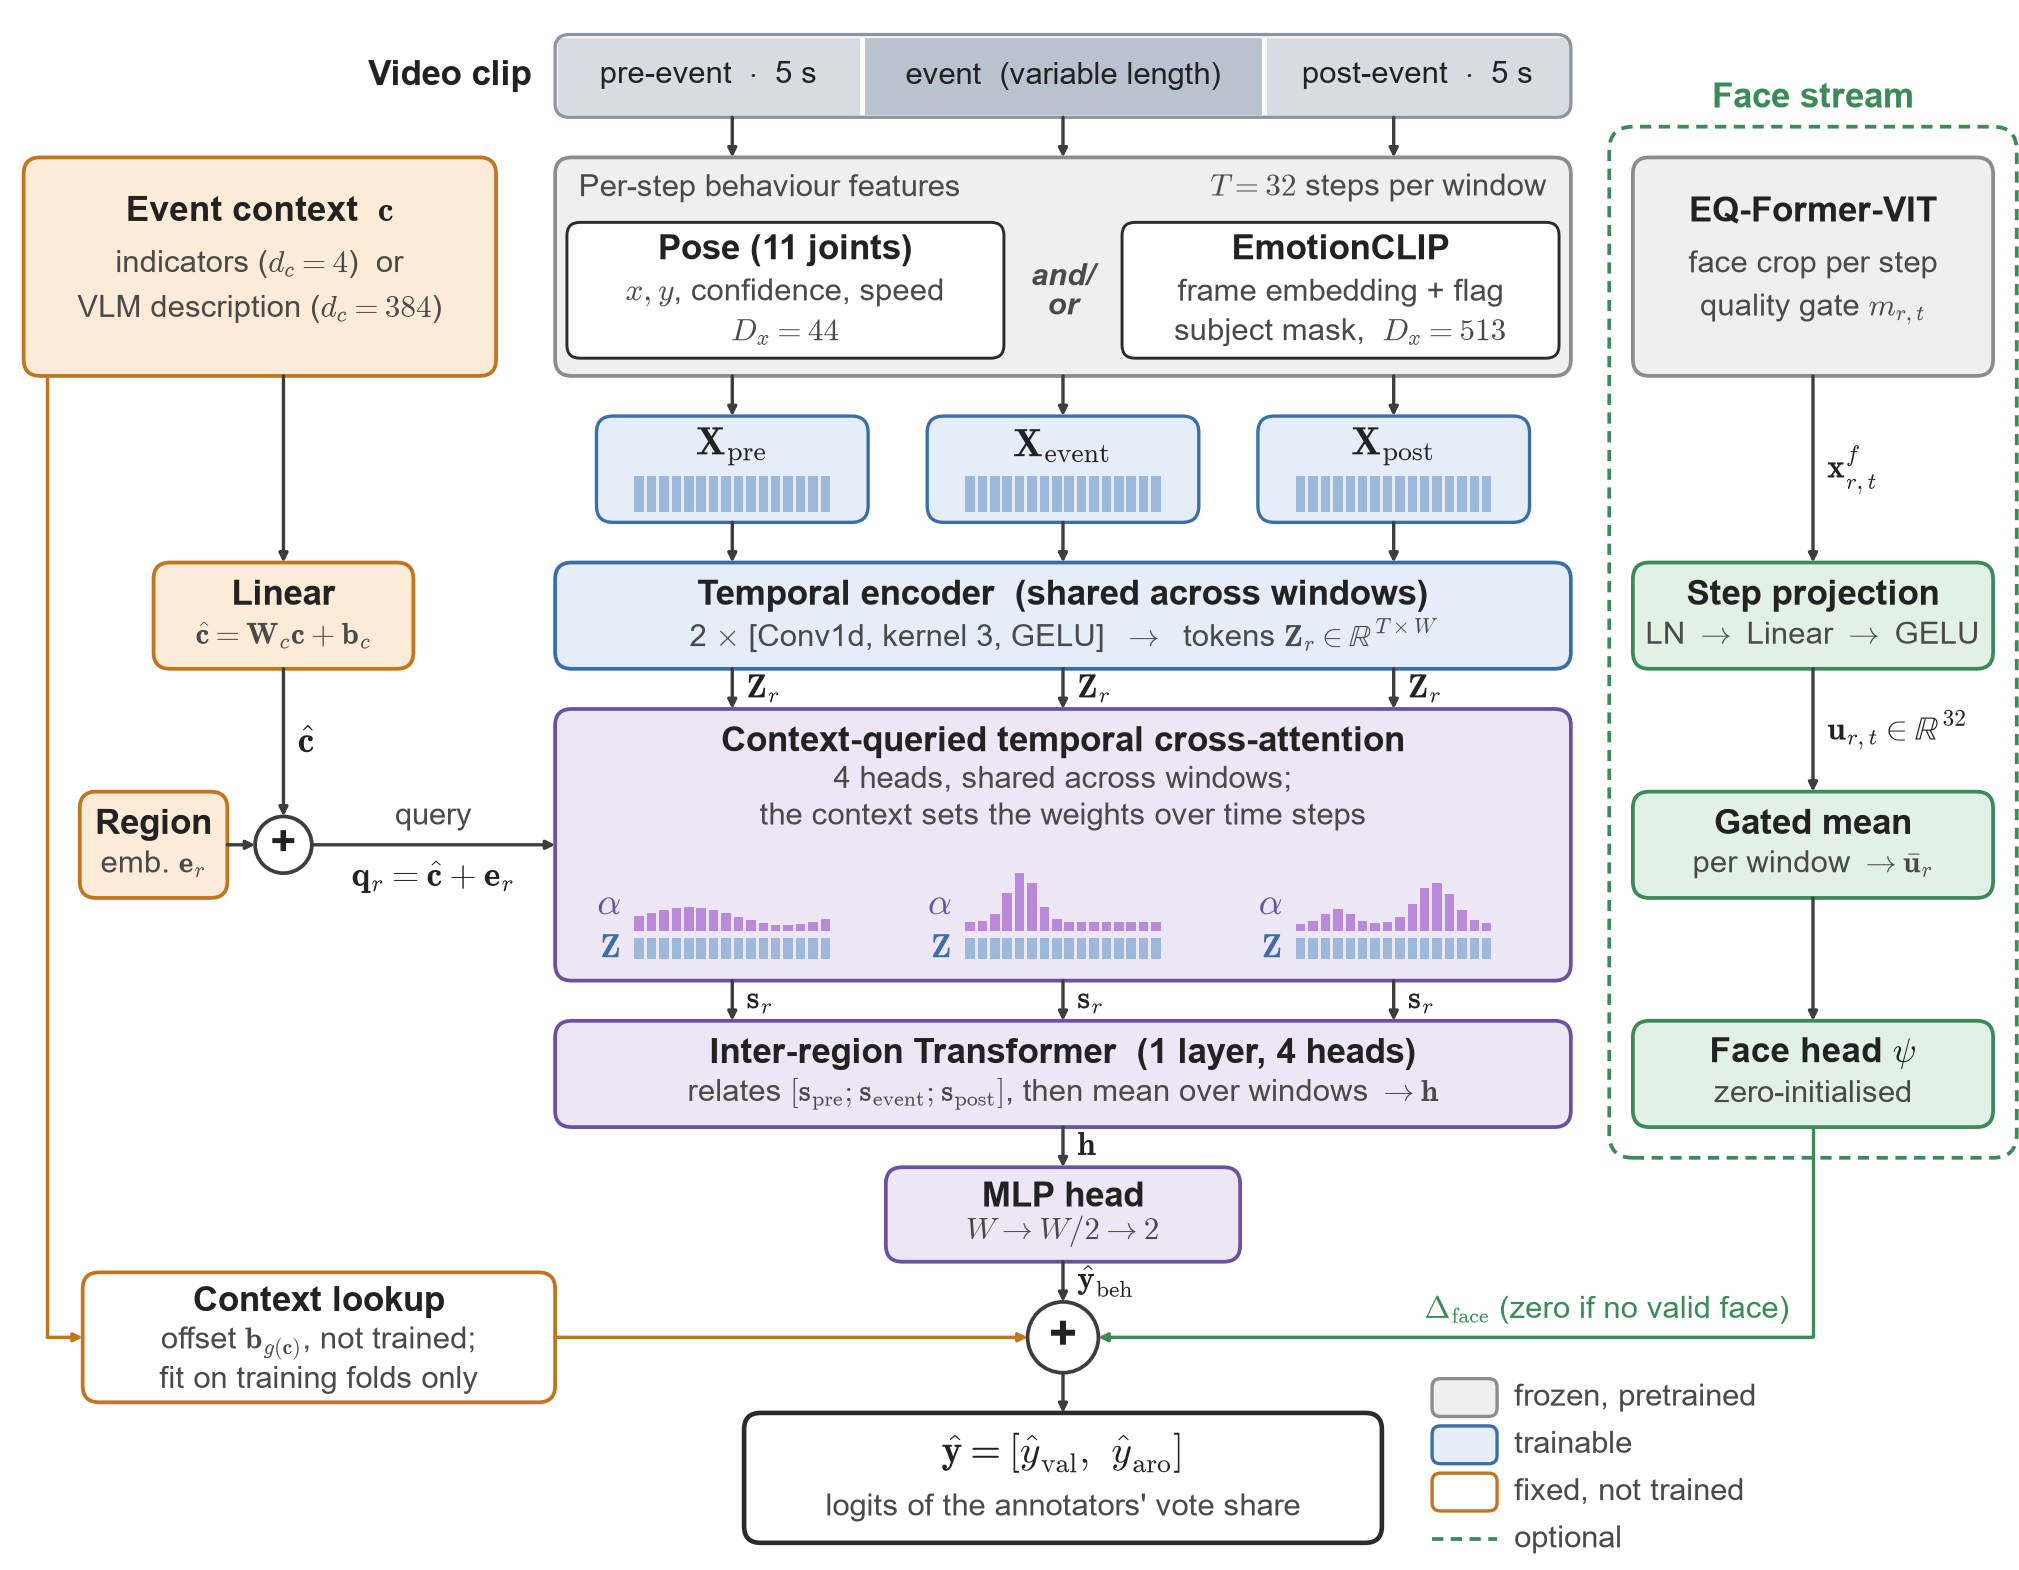

This figure's Python source:
"""ContextPose architecture diagram for the methodology section.

Run from the repository root (matplotlib is not a project dependency):

    uv run --no-project --with matplotlib python reports/figures/contextpose_architecture.py

Writes contextpose_architecture.{pdf,svg,png} next to this script.
"""

import logging
import math
from pathlib import Path

import matplotlib

matplotlib.use("Agg")
import matplotlib.pyplot as plt
from matplotlib.patches import Circle, FancyArrowPatch, FancyBboxPatch, Rectangle

OUT = Path(__file__).with_suffix("")
# Arial's font header has near-zero timestamps, which fontTools reports
# while subsetting the font into the PDF. The output is unaffected.
logging.getLogger("fontTools").setLevel(logging.ERROR)

plt.rcParams.update(
    {
        "font.family": "Arial",
        "mathtext.fontset": "cm",
        "pdf.fonttype": 42,
        "svg.fonttype": "path",
    }
)

# Palette: one hue per stream, a neutral grey for frozen extractors.
INK = "#222222"
MUTED = "#4a4a4a"
ARROW = "#3d3d3d"
STYLE = {
    "beh": ("#E4EDF8", "#3A6EA8"),
    "ctx": ("#FCEBD6", "#C2741F"),
    "face": ("#E2F1E6", "#3B8A57"),
    "fuse": ("#EDE7F5", "#6A52A0"),
    "frozen": ("#EFEFEF", "#8C8C8C"),
    "out": ("#FFFFFF", "#2B2B2B"),
    "fixed": ("#FFFFFF", "#C2741F"),
}

W_MM, H_MM = 171.0, 133.0
fig = plt.figure(figsize=(W_MM / 25.4, H_MM / 25.4))
ax = fig.add_axes([0, 0, 1, 1])
ax.set_xlim(0, W_MM)
ax.set_ylim(0, H_MM)
ax.set_aspect("equal")
ax.axis("off")

FS = 8.5  # titles, pt
FS_S = 7.5  # secondary text, pt
FS_M = 8.0  # math labels beside arrows, pt


def box(cx, cy, w, h, kind, ls="-", lw=0.9, r=1.4, z=2):
    fc, ec = STYLE[kind]
    patch = FancyBboxPatch(
        (cx - w / 2, cy - h / 2),
        w,
        h,
        boxstyle=f"round,pad=0,rounding_size={r}",
        fc=fc,
        ec=ec,
        lw=lw,
        ls=ls,
        zorder=z,
    )
    ax.add_patch(patch)
    return patch


def text(x, y, s, size=FS, color=INK, weight="normal", ha="center", va="center", **kw):
    ax.text(
        x, y, s, size=size, color=color, weight=weight, ha=ha, va=va, zorder=6, **kw
    )


def label(cx, cy, title, sub=None, gap=3.4, title_size=FS, sub_size=FS_S):
    """Bold title with an optional grey subtitle, centred on (cx, cy)."""
    if sub is None:
        text(cx, cy, title, size=title_size, weight="bold")
    else:
        text(cx, cy + gap / 2, title, size=title_size, weight="bold")
        text(cx, cy - gap / 2, sub, size=sub_size, color=MUTED)


def arrow(p, q, color=ARROW, lw=0.8, ls="-", z=4):
    ax.add_patch(
        FancyArrowPatch(
            p,
            q,
            arrowstyle="-|>,head_length=1.7,head_width=0.85",
            mutation_scale=1,
            color=color,
            lw=lw,
            ls=ls,
            shrinkA=0,
            shrinkB=0,
            zorder=z,
        )
    )


def path_arrow(points, color=ARROW, lw=0.8, ls="-"):
    """Polyline whose last segment ends in an arrow head."""
    xs, ys = zip(*points[:-1])
    ax.plot(xs, ys, color=color, lw=lw, ls=ls, solid_capstyle="butt", zorder=4)
    arrow(points[-2], points[-1], color=color, lw=lw, ls=ls)


# --------------------------------------------------------------------------
# Geometry: rows are stacked from the top with a short arrow gap between them
# --------------------------------------------------------------------------
COLS = (62.0, 90.0, 118.0)  # pre-event, event, post-event
REGIONS = ("pre", "event", "post")
SPAN_L, SPAN_R = 47.0, 133.0  # wide boxes over the three windows
SPAN_C, SPAN_W = (SPAN_L + SPAN_R) / 2, SPAN_R - SPAN_L
CTX_X, CTX_W = 22.0, 40.0
FACE_X, FW = 153.5, 30.5

GAP = 3.4  # vertical arrow length between consecutive rows
H_TIME, H_EXTRACT, H_X, H_ENC, ATT_H = 7.0, 18.5, 9.0, 9.0, 23.0
H_REG, H_HEAD, R_SUM, H_OUT = 9.0, 8.0, 3.0, 11.0

Y_TIME = H_MM - 3.0 - H_TIME / 2
Y_EXTRACT = Y_TIME - H_TIME / 2 - GAP - H_EXTRACT / 2
Y_X = Y_EXTRACT - H_EXTRACT / 2 - GAP - H_X / 2
Y_ENC = Y_X - H_X / 2 - GAP - H_ENC / 2
Y_ATT = Y_ENC - H_ENC / 2 - GAP - ATT_H / 2
Y_REG = Y_ATT - ATT_H / 2 - GAP - H_REG / 2
Y_HEAD = Y_REG - H_REG / 2 - GAP - H_HEAD / 2
Y_SUM = Y_HEAD - H_HEAD / 2 - GAP - R_SUM
Y_OUT = Y_SUM - R_SUM - GAP - H_OUT / 2


def between(top, bottom):
    """Midpoint of the gap between the bottom of one row and the top of the next."""
    return (top + bottom) / 2


# --------------------------------------------------------------------------
# Clip timeline
# --------------------------------------------------------------------------
seg_fc = ("#D7DCE3", "#B9C3D0", "#D7DCE3")
seg_txt = (
    r"pre-event  $\cdot$  5 s",
    "event  (variable length)",
    r"post-event  $\cdot$  5 s",
)
edges = (SPAN_L, 73.0, 107.0, SPAN_R)
for i in range(3):
    ax.add_patch(
        Rectangle(
            (edges[i], Y_TIME - H_TIME / 2),
            edges[i + 1] - edges[i],
            H_TIME,
            fc=seg_fc[i],
            ec="white",
            lw=1.2,
            zorder=2,
        )
    )
    text((edges[i] + edges[i + 1]) / 2, Y_TIME, seg_txt[i], size=FS_S)
ax.add_patch(
    FancyBboxPatch(
        (SPAN_L, Y_TIME - H_TIME / 2),
        SPAN_W,
        H_TIME,
        boxstyle="round,pad=0,rounding_size=1.2",
        fc="none",
        ec="#8C96A3",
        lw=0.8,
        zorder=3,
    )
)
text(SPAN_L - 2, Y_TIME, "Video clip", weight="bold", ha="right")

# --------------------------------------------------------------------------
# Frozen per-step feature extraction (pose and/or EmotionCLIP)
# --------------------------------------------------------------------------
EX_TOP = Y_EXTRACT + H_EXTRACT / 2
box(SPAN_C, Y_EXTRACT, SPAN_W, H_EXTRACT, "frozen")
text(
    SPAN_L + 2.0,
    EX_TOP - 2.6,
    "Per-step behaviour features",
    size=FS_S,
    color=MUTED,
    ha="left",
)
text(
    SPAN_R - 2.0,
    EX_TOP - 2.6,
    r"$T = 32$ steps per window",
    size=FS_S,
    color=MUTED,
    ha="right",
)
pill_w, pill_h = 37.0, 11.5
pill_y = Y_EXTRACT - H_EXTRACT / 2 + 1.5 + pill_h / 2
for cx, title, line1, line2 in (
    (SPAN_C - 23.5, "Pose (11 joints)", r"$x, y$, confidence, speed", r"$D_x = 44$"),
    (
        SPAN_C + 23.5,
        "EmotionCLIP",
        "frame embedding + flag",
        r"subject mask,  $D_x = 513$",
    ),
):
    box(cx, pill_y, pill_w, pill_h, "out", lw=0.7, r=1.1, z=3)
    text(cx, pill_y + 3.4, title, size=FS, weight="bold")
    text(cx, pill_y - 0.2, line1, size=FS_S, color=MUTED)
    text(cx, pill_y - 3.6, line2, size=FS_S, color=MUTED)
text(
    SPAN_C,
    pill_y,
    "and/\nor",
    size=FS_S,
    weight="bold",
    color=MUTED,
    style="italic",
    linespacing=1.1,
)

for cx in COLS:
    arrow((cx, Y_TIME - H_TIME / 2), (cx, EX_TOP))

# --------------------------------------------------------------------------
# Behaviour sequences X_r
# --------------------------------------------------------------------------
N_CELLS = 16
for cx, reg in zip(COLS, REGIONS):
    arrow((cx, Y_EXTRACT - H_EXTRACT / 2), (cx, Y_X + H_X / 2))
    box(cx, Y_X, 23, H_X, "beh", lw=0.8)
    cw, ch = 1.05, 3.0
    x0 = cx - N_CELLS * cw / 2
    for k in range(N_CELLS):
        ax.add_patch(
            Rectangle(
                (x0 + k * cw + 0.12, Y_X - 3.6),
                cw - 0.24,
                ch,
                fc="#9DB8DA",
                ec="none",
                zorder=3,
            )
        )
    text(cx, Y_X + 1.9, rf"$\mathbf{{X}}_{{\mathrm{{{reg}}}}}$", size=FS + 1)

# --------------------------------------------------------------------------
# Shared temporal encoder
# --------------------------------------------------------------------------
box(SPAN_C, Y_ENC, SPAN_W, H_ENC, "beh")
label(
    SPAN_C,
    Y_ENC,
    "Temporal encoder  (shared across windows)",
    r"2 $\times$ [Conv1d, kernel 3, GELU]  $\to$  tokens $\mathbf{Z}_r \in \mathbb{R}^{T \times W}$",
)
for cx in COLS:
    arrow((cx, Y_X - H_X / 2), (cx, Y_ENC + H_ENC / 2))

# --------------------------------------------------------------------------
# Context-queried cross-attention (with a sketch of the attention weights)
# --------------------------------------------------------------------------
ATT_TOP = Y_ATT + ATT_H / 2
box(SPAN_C, Y_ATT, SPAN_W, ATT_H, "fuse")
text(SPAN_C, ATT_TOP - 2.8, "Context-queried temporal cross-attention", weight="bold")
text(
    SPAN_C,
    ATT_TOP - 6.0,
    "4 heads, shared across windows;",
    size=FS_S,
    color=MUTED,
)
text(
    SPAN_C,
    ATT_TOP - 9.1,
    "the context sets the weights over time steps",
    size=FS_S,
    color=MUTED,
)

# Illustrative attention profiles: different events emphasise different steps.
profiles = (
    lambda t: 0.25 + 0.15 * math.sin(6.0 * t),
    lambda t: 0.15 + 0.85 * math.exp(-((t - 0.28) ** 2) / 0.012),
    lambda t: 0.12
    + 0.7 * math.exp(-((t - 0.72) ** 2) / 0.02)
    + 0.25 * math.exp(-((t - 0.2) ** 2) / 0.01),
)
for cx, prof in zip(COLS, profiles):
    cw = 1.05
    x0 = cx - N_CELLS * cw / 2
    base = Y_ATT - ATT_H / 2 + 1.8
    for k in range(N_CELLS):
        a = prof(k / (N_CELLS - 1))
        ax.add_patch(
            Rectangle(
                (x0 + k * cw + 0.12, base + 2.4),
                cw - 0.24,
                5.0 * a,
                fc="#B88AD9",
                ec="none",
                zorder=3,
            )
        )
        ax.add_patch(
            Rectangle(
                (x0 + k * cw + 0.12, base),
                cw - 0.24,
                1.8,
                fc="#9DB8DA",
                ec="none",
                zorder=3,
            )
        )
    text(x0 - 1.0, base + 4.6, r"$\alpha$", size=FS + 0.5, ha="right", color="#6A52A0")
    text(
        x0 - 1.0,
        base + 0.9,
        r"$\mathbf{Z}$",
        size=FS_M,
        ha="right",
        color="#3A6EA8",
    )

for cx in COLS:
    arrow((cx, Y_ENC - H_ENC / 2), (cx, ATT_TOP))
    text(
        cx + 1.2,
        between(Y_ENC - H_ENC / 2, ATT_TOP),
        r"$\mathbf{Z}_r$",
        size=FS_M,
        ha="left",
    )

# --------------------------------------------------------------------------
# Context stream (left)
# --------------------------------------------------------------------------
box(CTX_X, Y_EXTRACT, CTX_W, H_EXTRACT, "ctx")
text(CTX_X, Y_EXTRACT + 4.6, r"Event context  $\mathbf{c}$", weight="bold")
text(CTX_X, Y_EXTRACT + 0.2, r"indicators ($d_c = 4$)  or", size=FS_S, color=MUTED)
text(CTX_X, Y_EXTRACT - 3.6, r"VLM description ($d_c = 384$)", size=FS_S, color=MUTED)

LIN_X = 24.0
box(LIN_X, Y_ENC, 22, H_ENC, "ctx")
label(
    LIN_X,
    Y_ENC,
    "Linear",
    r"$\hat{\mathbf{c}} = \mathbf{W}_c\mathbf{c} + \mathbf{b}_c$",
)
arrow((LIN_X, Y_EXTRACT - H_EXTRACT / 2), (LIN_X, Y_ENC + H_ENC / 2))

# Query = projected context + region embedding.
R_PLUS = 2.4
PLUS_Q = (LIN_X, Y_ATT)
ax.add_patch(Circle(PLUS_Q, R_PLUS, fc="white", ec=ARROW, lw=0.9, zorder=5))
text(*PLUS_Q, "+", size=FS + 2, weight="bold")
arrow((LIN_X, Y_ENC - H_ENC / 2), (LIN_X, Y_ATT + R_PLUS))
text(
    LIN_X + 1.2,
    between(Y_ENC - H_ENC / 2, Y_ATT + R_PLUS),
    r"$\hat{\mathbf{c}}$",
    size=FS + 0.5,
    ha="left",
)

EMB_X, EMB_W = 13.0, 12.5
box(EMB_X, Y_ATT, EMB_W, 9.0, "ctx")
label(EMB_X, Y_ATT, "Region", r"emb. $\mathbf{e}_r$")
arrow((EMB_X + EMB_W / 2, Y_ATT), (LIN_X - R_PLUS, Y_ATT))

arrow((LIN_X + R_PLUS, Y_ATT), (SPAN_L, Y_ATT))
text((LIN_X + R_PLUS + SPAN_L) / 2, Y_ATT + 2.4, "query", size=FS_S, color=MUTED)
text(
    (LIN_X + R_PLUS + SPAN_L) / 2,
    Y_ATT - 2.7,
    r"$\mathbf{q}_r = \hat{\mathbf{c}} + \mathbf{e}_r$",
    size=FS,
)

# Fixed lookup offset from the context.
LOOK_X, LOOK_W, LOOK_H = 27.0, 40.0, 11.0
box(LOOK_X, Y_SUM, LOOK_W, LOOK_H, "fixed")
text(LOOK_X, Y_SUM + 3.0, "Context lookup", weight="bold")
text(
    LOOK_X,
    Y_SUM - 0.5,
    r"offset $\mathbf{b}_{g(\mathbf{c})}$, not trained;",
    size=FS_S,
    color=MUTED,
)
text(LOOK_X, Y_SUM - 3.6, "fit on training folds only", size=FS_S, color=MUTED)
LOOK_LINE_X = 4.0
path_arrow(
    [
        (LOOK_LINE_X, Y_EXTRACT - H_EXTRACT / 2),
        (LOOK_LINE_X, Y_SUM),
        (LOOK_X - LOOK_W / 2, Y_SUM),
    ],
    color=STYLE["ctx"][1],
)

# --------------------------------------------------------------------------
# Inter-region Transformer, head, sum, output
# --------------------------------------------------------------------------
box(SPAN_C, Y_REG, SPAN_W, H_REG, "fuse")
label(
    SPAN_C,
    Y_REG,
    "Inter-region Transformer  (1 layer, 4 heads)",
    r"relates $[\mathbf{s}_{\mathrm{pre}}; \mathbf{s}_{\mathrm{event}}; \mathbf{s}_{\mathrm{post}}]$,"
    r" then mean over windows $\to \mathbf{h}$",
)
for cx in COLS:
    arrow((cx, Y_ATT - ATT_H / 2), (cx, Y_REG + H_REG / 2))
    text(
        cx + 1.2,
        between(Y_ATT - ATT_H / 2, Y_REG + H_REG / 2),
        r"$\mathbf{s}_r$",
        size=FS_M,
        ha="left",
    )

box(SPAN_C, Y_HEAD, 30, H_HEAD, "fuse")
label(SPAN_C, Y_HEAD, "MLP head", r"$W \to W/2 \to 2$", gap=2.9)
arrow((SPAN_C, Y_REG - H_REG / 2), (SPAN_C, Y_HEAD + H_HEAD / 2))
text(
    SPAN_C + 1.2,
    between(Y_REG - H_REG / 2, Y_HEAD + H_HEAD / 2),
    r"$\mathbf{h}$",
    size=FS_M,
    ha="left",
)

ax.add_patch(Circle((SPAN_C, Y_SUM), R_SUM, fc="white", ec=ARROW, lw=0.9, zorder=5))
text(SPAN_C, Y_SUM, "+", size=FS + 3, weight="bold")
arrow((SPAN_C, Y_HEAD - H_HEAD / 2), (SPAN_C, Y_SUM + R_SUM))
text(
    SPAN_C + 1.2,
    between(Y_HEAD - H_HEAD / 2, Y_SUM + R_SUM),
    r"$\hat{\mathbf{y}}_{\mathrm{beh}}$",
    size=FS_M,
    ha="left",
)

arrow((LOOK_X + LOOK_W / 2, Y_SUM), (SPAN_C - R_SUM, Y_SUM), color=STYLE["ctx"][1])

box(SPAN_C, Y_OUT, 54, H_OUT, "out", lw=1.1)
text(
    SPAN_C,
    Y_OUT + 2.1,
    r"$\hat{\mathbf{y}} = [\hat{y}_{\mathrm{val}},\ \hat{y}_{\mathrm{aro}}]$",
    size=FS + 1,
)
text(
    SPAN_C, Y_OUT - 2.5, "logits of the annotators' vote share", size=FS_S, color=MUTED
)
arrow((SPAN_C, Y_SUM - R_SUM), (SPAN_C, Y_OUT + H_OUT / 2))

# --------------------------------------------------------------------------
# Optional gated face stream (right)
# --------------------------------------------------------------------------
G_TOP = Y_EXTRACT + H_EXTRACT / 2 + 2.6
G_BOTTOM = Y_REG - H_REG / 2 - 2.6
group = FancyBboxPatch(
    (FACE_X - FW / 2 - 2.0, G_BOTTOM),
    FW + 4,
    G_TOP - G_BOTTOM,
    boxstyle="round,pad=0,rounding_size=2.0",
    fc="none",
    ec=STYLE["face"][1],
    lw=0.9,
    ls=(0, (3, 2)),
    zorder=1,
)
ax.add_patch(group)
text(FACE_X, G_TOP + 2.4, "Face stream", weight="bold", color=STYLE["face"][1])

box(FACE_X, Y_EXTRACT, FW, H_EXTRACT, "frozen")
text(FACE_X, Y_EXTRACT + 4.6, "EQ-Former-VIT", weight="bold")
text(FACE_X, Y_EXTRACT + 0.2, "face crop per step", size=FS_S, color=MUTED)
text(FACE_X, Y_EXTRACT - 3.6, r"quality gate $m_{r,t}$", size=FS_S, color=MUTED)

box(FACE_X, Y_ENC, FW, H_ENC, "face")
label(FACE_X, Y_ENC, "Step projection", r"LN $\to$ Linear $\to$ GELU")
arrow((FACE_X, Y_EXTRACT - H_EXTRACT / 2), (FACE_X, Y_ENC + H_ENC / 2))
text(
    FACE_X + 1.2,
    between(Y_EXTRACT - H_EXTRACT / 2, Y_ENC + H_ENC / 2),
    r"$\mathbf{x}^{f}_{r,t}$",
    size=FS_M,
    ha="left",
)

box(FACE_X, Y_ATT, FW, 9.0, "face")
label(FACE_X, Y_ATT, "Gated mean", r"per window $\to \bar{\mathbf{u}}_r$")
arrow((FACE_X, Y_ENC - H_ENC / 2), (FACE_X, Y_ATT + 4.5))
text(
    FACE_X + 1.2,
    between(Y_ENC - H_ENC / 2, Y_ATT + 4.5),
    r"$\mathbf{u}_{r,t} \in \mathbb{R}^{32}$",
    size=FS_M,
    ha="left",
)

box(FACE_X, Y_REG, FW, H_REG, "face")
label(FACE_X, Y_REG, r"Face head $\psi$", "zero-initialised")
arrow((FACE_X, Y_ATT - 4.5), (FACE_X, Y_REG + H_REG / 2))

path_arrow(
    [
        (FACE_X, Y_REG - H_REG / 2),
        (FACE_X, Y_SUM),
        (SPAN_C + R_SUM, Y_SUM),
    ],
    color=STYLE["face"][1],
)
text(
    FACE_X - 2.0,
    Y_SUM + 2.3,
    r"$\mathbf{\Delta}_{\mathrm{face}}$ (zero if no valid face)",
    size=FS_S,
    ha="right",
    color=STYLE["face"][1],
)

# --------------------------------------------------------------------------
# Legend
# --------------------------------------------------------------------------
LX, LY = 124.0, 14.6
items = (
    ("frozen", "-", "frozen, pretrained"),
    ("beh", "-", "trainable"),
    ("fixed", "-", "fixed, not trained"),
)
for i, (kind, ls, name) in enumerate(items):
    y = LY - i * 4.0
    box(LX, y, 5.5, 3.2, kind, ls=ls, lw=0.8, r=0.7)
    text(LX + 4.2, y, name, size=FS_S, ha="left", color=MUTED)
y = LY - 3 * 4.0
ax.plot(
    [LX - 2.75, LX + 2.75], [y, y], color=STYLE["face"][1], lw=0.9, ls=(0, (3, 2))
)
text(LX + 4.2, y, "optional", size=FS_S, ha="left", color=MUTED)

for ext, kw in (("pdf", {}), ("svg", {}), ("png", {"dpi": 300})):
    fig.savefig(OUT.with_suffix(f".{ext}"), **kw)
print("wrote", ", ".join(OUT.with_suffix(f".{e}").name for e in ("pdf", "svg", "png")))
